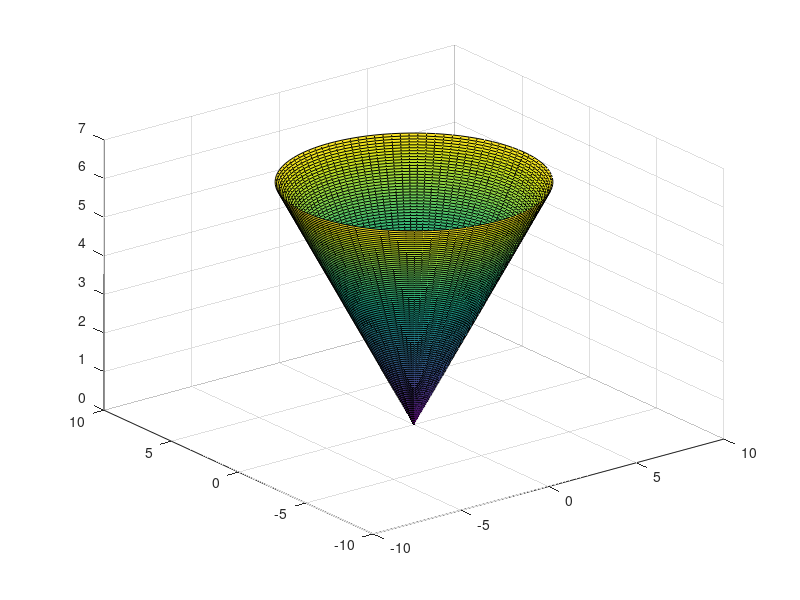

The MATLAB source for this figure:
function plot_cone()
r = linspace(0,2*pi) ;
th = linspace(0,2*pi) ;
[R,T] = meshgrid(r,th) ;
X = R.*cos(T) ;
Y = R.*sin(T) ;
Z = R ;
surf(X,Y,Z)